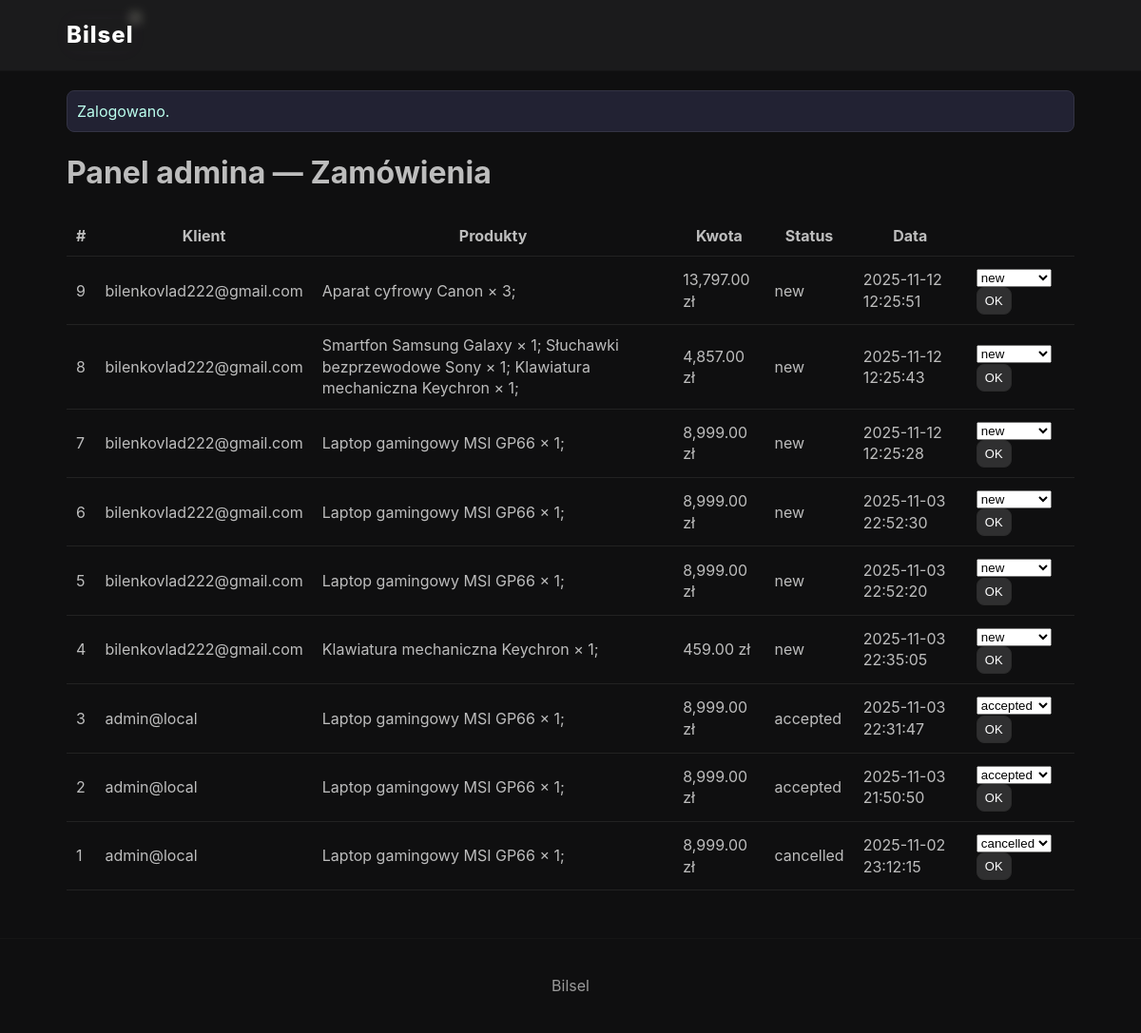
/admin.php (signed in), run on the app's committed database.
### tables this page shows
CREATE TABLE orders (
        id INTEGER PRIMARY KEY AUTOINCREMENT,
        user_id INTEGER,
        status TEXT DEFAULT 'new',
        total REAL,
        created_at TEXT
      );

CREATE TABLE users (
        id INTEGER PRIMARY KEY AUTOINCREMENT,
        email TEXT UNIQUE,
        password TEXT,
        is_admin INTEGER DEFAULT 0
      );

### admin.php (the view, shortened to what this page needs)
<?php
require_once __DIR__ . '/db.php';
$orders = $db->query("SELECT * FROM orders ORDER BY id DESC")->fetchAll(PDO::FETCH_ASSOC);
?>
<!doctype html>
<html lang="pl">
<head><meta charset="utf-8"><meta name="viewport" content="width=device-width,initial-scale=1"><title>Panel admina — Bilsel</title><link rel="stylesheet" href="style.css"></head>
<body>
<header class="site-header"><div class="container"><a class="brand" href="index.php"><span class="logo">Bilsel</span></a></div></header>
<main class="container">
  <?php if(!empty($_SESSION['flash'])){echo "<div class='flash'>".$_SESSION['flash']."</div>"; unset($_SESSION['flash']);} ?>
  <h1>Panel admina — Zamówienia</h1>
  <table class="admin-table">
    <thead><tr><th>#</th><th>Klient</th><th>Produkty</th><th>Kwota</th><th>Status</th><th>Data</th><th></th></tr></thead>
    <tbody>
    <?php foreach($orders as $o):
       $user = $db->query("SELECT email FROM users WHERE id=".(int)$o['user_id'])->fetchColumn();
       $items = $db->query("SELECT p.title,i.qty,i.price FROM order_items i JOIN products p ON p.id=i.product_id WHERE order_id=".(int)$o['id'])->fetchAll(PDO::FETCH_ASSOC);
       $txt=''; foreach($items as $it) $txt .= htmlspecialchars($it['title']).' × '.$it['qty'].'; ';
    ?>
      <tr>
        <td><?=$o['id']?></td>
        <td><?=htmlspecialchars($user)?></td>
        <td><?=$txt?></td>
        <td><?=number_format($o['total'],2,'.',',')?> zł</td>
        <td><?=htmlspecialchars($o['status'])?></td>
        <td><?=$o['created_at']?></td>
        <td>
          <form method="post">
            <select name="status">
              <option<?= $o['status']=='new'?' selected':'' ?>>new</option>
              <option<?= $o['status']=='accepted'?' selected':'' ?>>accepted</option>
              <option<?= $o['status']=='cancelled'?' selected':'' ?>>cancelled</option>
            </select>
            <button class="btn small" name="set_status">OK</button>
          </form>
        </td>
      </tr>
    <?php endforeach; ?>
    </tbody>
  </table>
</main>
<footer class="site-footer"><div class="container">Bilsel</div></footer>
</body>
</html>

### style.css (style rules this page uses)
:root { --bg:#0f0f10; --panel:#1b1b1c; --muted:#9a9a9a; --accent:#bdbdbd; --btn:#2f2f30; --btn-hover:#444; --glow: rgba(120,120,120,0.12); }
* { box-sizing:border-box }
body { margin:0;font-family:Inter,Segoe UI,Arial;background:var(--bg);color:var(--accent);line-height:1.4 }
.container { max-width:1100px;margin:0 auto;padding:20px }
.site-header { background:var(--panel);border-bottom:1px solid #151515 }
.site-header .container { display:flex;align-items:center;justify-content:space-between }
.brand { color:#fff;font-weight:700;font-size:20px;text-decoration:none;display:flex;align-items:center;gap:14px }
.logo { font-weight:800;color:#fff;font-size:24px;letter-spacing:1px;position:relative;display:inline-block }
.logo::after { content:''; position:absolute; inset:0; border-radius:4px; box-shadow:0 0 18px rgba(186, 85, 211, 0.03), 0 0 40px rgba(255,255,255,0.02); pointer-events:none; }
.logo { animation: logoPulse 2.8s ease-in-out infinite; }
.logo::before { content:''; position:absolute; right:-6px; top:-6px; width:10px; height:10px; background:linear-gradient(45deg,#fff6,#ffd); border-radius:50%; opacity:0.6; filter:blur(6px); transform:translate(0,0); animation: spin 4s linear infinite; }
.btn { background:var(--btn);color:#fff;border-radius:8px;border:1px solid #2b2b2b;padding:8px 12px;cursor:pointer;transition:all .18s ease }
.btn.small { padding:6px 8px;font-size:13px }
.site-footer { padding:18px 0;text-align:center;color:var(--muted);border-top:1px solid #151515;margin-top:30px }
.flash { background:#223; border:1px solid #334; padding:10px;border-radius:8px;color:#bfe }
.admin-table { width:100%;border-collapse:collapse }
.admin-table th,.admin-table td { padding:10px;border-bottom:1px solid #222 }

### data on the page
orders: id "9", user.email "bilenkovlad222@gmail.com", txt "Aparat cyfrowy Canon × 3;", total "13,797.00", status "new", created_at "2025-11-12 12:25:51"
orders: id "8", user.email "bilenkovlad222@gmail.com", txt "Smartfon Samsung Galaxy × 1; Słuchawki bezprzewodowe Sony × 1; Klawiatura mechaniczna Keychron × 1;", total "4,857.00", status "new", created_at "2025-11-12 12:25:43"
orders: id "7", user.email "bilenkovlad222@gmail.com", txt "Laptop gamingowy MSI GP66 × 1;", total "8,999.00", status "new", created_at "2025-11-12 12:25:28"
orders: id "6", user.email "bilenkovlad222@gmail.com", txt "Laptop gamingowy MSI GP66 × 1;", total "8,999.00", status "new", created_at "2025-11-03 22:52:30"
orders: id "5", user.email "bilenkovlad222@gmail.com", txt "Laptop gamingowy MSI GP66 × 1;", total "8,999.00", status "new", created_at "2025-11-03 22:52:20"
orders: id "4", user.email "bilenkovlad222@gmail.com", txt "Klawiatura mechaniczna Keychron × 1;", total "459.00", status "new", created_at "2025-11-03 22:35:05"
orders: id "3", user.email "admin@local", txt "Laptop gamingowy MSI GP66 × 1;", total "8,999.00", status "accepted", created_at "2025-11-03 22:31:47"
orders: id "2", user.email "admin@local", txt "Laptop gamingowy MSI GP66 × 1;", total "8,999.00", status "accepted", created_at "2025-11-03 21:50:50"
orders: id "1", user.email "admin@local", txt "Laptop gamingowy MSI GP66 × 1;", total "8,999.00", status "cancelled", created_at "2025-11-02 23:12:15"

### other printed values
$_SESSION['flash'] "Zalogowano."
